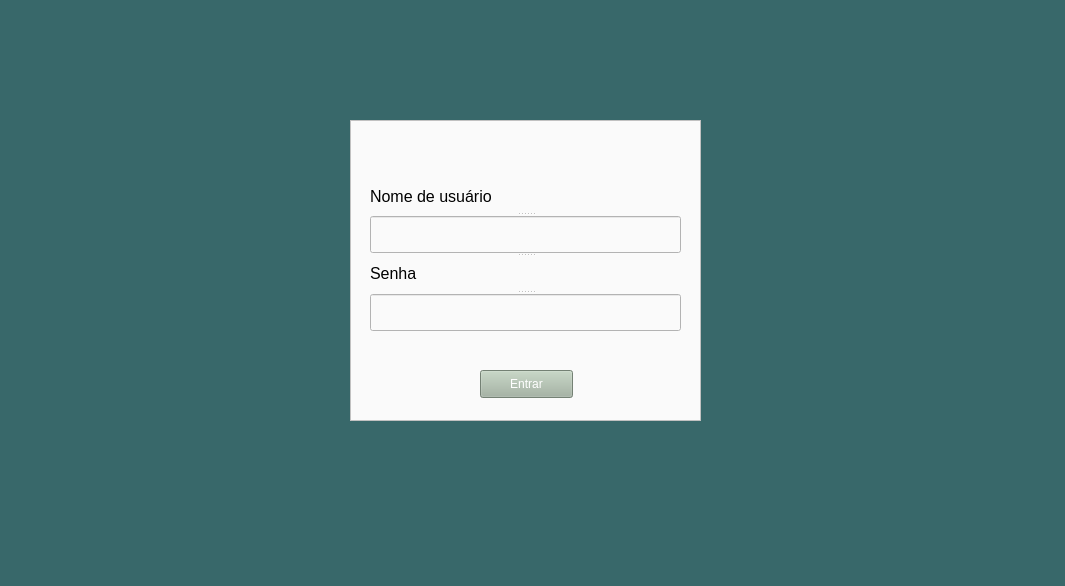
<?xml version="1.0" encoding="UTF-8"?>
<ui version="4.0">
 <class>widget_login</class>
 <widget class="QWidget" name="widget_login">
  <property name="geometry">
   <rect>
    <x>0</x>
    <y>0</y>
    <width>1065</width>
    <height>586</height>
   </rect>
  </property>
  <property name="windowTitle">
   <string>Form</string>
  </property>
  <property name="styleSheet">
   <string notr="true">background-color: #38686A</string>
  </property>
  <widget class="QFrame" name="frame">
   <property name="geometry">
    <rect>
     <x>350</x>
     <y>120</y>
     <width>351</width>
     <height>301</height>
    </rect>
   </property>
   <property name="styleSheet">
    <string notr="true">background-color: #fafafa;</string>
   </property>
   <property name="frameShape">
    <enum>QFrame::StyledPanel</enum>
   </property>
   <property name="frameShadow">
    <enum>QFrame::Raised</enum>
   </property>
   <widget class="QPushButton" name="button_entrar">
    <property name="geometry">
     <rect>
      <x>130</x>
      <y>250</y>
      <width>93</width>
      <height>28</height>
     </rect>
    </property>
    <property name="styleSheet">
     <string notr="true">background-color: #A3B4A2;
color: white;</string>
    </property>
    <property name="text">
     <string>Entrar</string>
    </property>
   </widget>
   <widget class="QSplitter" name="splitter">
    <property name="geometry">
     <rect>
      <x>20</x>
      <y>60</y>
      <width>311</width>
      <height>151</height>
     </rect>
    </property>
    <property name="orientation">
     <enum>Qt::Vertical</enum>
    </property>
    <widget class="QLabel" name="label">
     <property name="styleSheet">
      <string notr="true">font-size: 16px;
font-family: 'Segoe UI';</string>
     </property>
     <property name="text">
      <string>Nome de usuário</string>
     </property>
    </widget>
    <widget class="QLineEdit" name="insert_nome_usuario"/>
    <widget class="QLabel" name="label_2">
     <property name="styleSheet">
      <string notr="true">font-size: 16px;
font-family: 'Segoe UI';</string>
     </property>
     <property name="text">
      <string>Senha</string>
     </property>
    </widget>
    <widget class="QLineEdit" name="insert_senha_usuario"/>
   </widget>
  </widget>
 </widget>
 <resources/>
 <connections/>
</ui>
